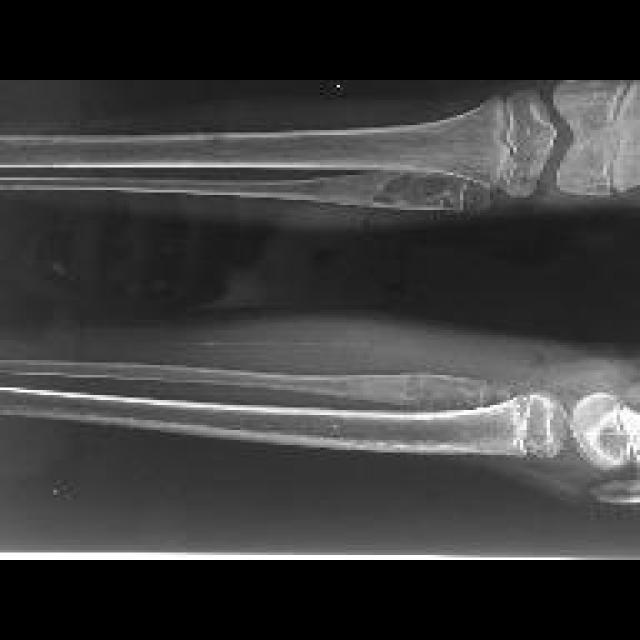
#> input picture dataset/dataset/test/cancer/155_JPG_jpg.rf.0493e4d8c2796c0bbf6d36e6a52f26d1.jpg, 640 x 640 px
$ python -i visualization.py   (imports and definitions only)
#> lines starting #> are read from the running program, lines starting #| are printed output that depends on the picture; after the words box and inside, x2 and y2 are one past the last pixel; in counts of white or black regions, pixels touching at a corner belong together
#> further down, picture is the input picture: shape (640, 640, 3); min 0, max 255, mean 59.4
import cv2
import numpy as np
from typing import Tuple, Optional
import torch
from PIL import Image


# [23 lines left out: function segment_bone_kmeans, not called in this run]


def detect_tumor_area(segmented_img: np.ndarray, method: str = 'adaptive') -> Tuple[np.ndarray, int]:
    """
    Detect tumor-like regions in segmented image.

    Args:
        segmented_img: Segmented RGB image
        method: Detection method - 'adaptive' or 'threshold'

    Returns:
        Tuple of (tumor_mask, tumor_area)
    """
#> called with method = 'adaptive'
    gray = cv2.cvtColor(segmented_img, cv2.COLOR_RGB2GRAY)
    gray = cv2.GaussianBlur(gray, (5, 5), 0)

    if method == 'adaptive':
        # Adaptive threshold - better for variable lighting
        binary = cv2.adaptiveThreshold(
            gray, 255, cv2.ADAPTIVE_THRESH_GAUSSIAN_C,
            cv2.THRESH_BINARY, 35, 2
        )
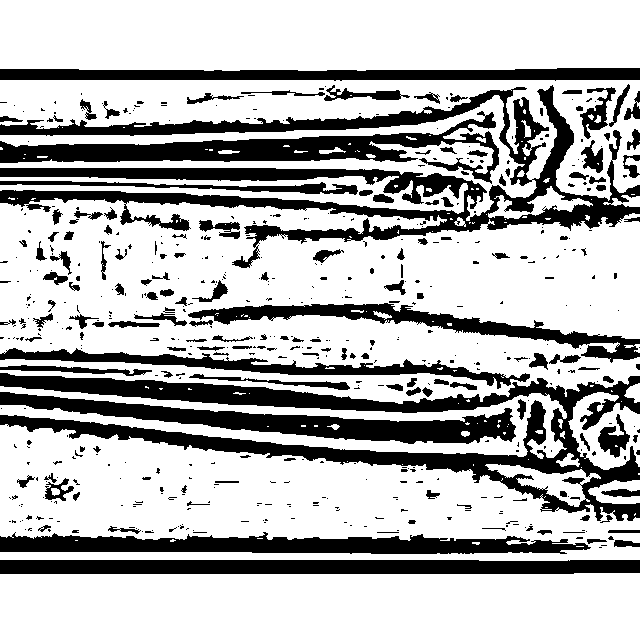
#> binary: shape (640, 640); 71.4% white; 547 black regions (387 under 20 px), largest, box (x1, y1, x2, y2) and area: (0, 85, 640, 268) 25338, (0, 373, 640, 521) 21482, (0, 111, 499, 184) 9545
        # Invert so bright regions are white
        binary = cv2.bitwise_not(binary)
    else:
        # Simple threshold for bright tumor regions
        _, binary = cv2.threshold(gray, 180, 255, cv2.THRESH_BINARY)

    # Morphological operations to clean the mask
    kernel = np.ones((5, 5), np.uint8)
    mask = cv2.morphologyEx(binary, cv2.MORPH_CLOSE, kernel)
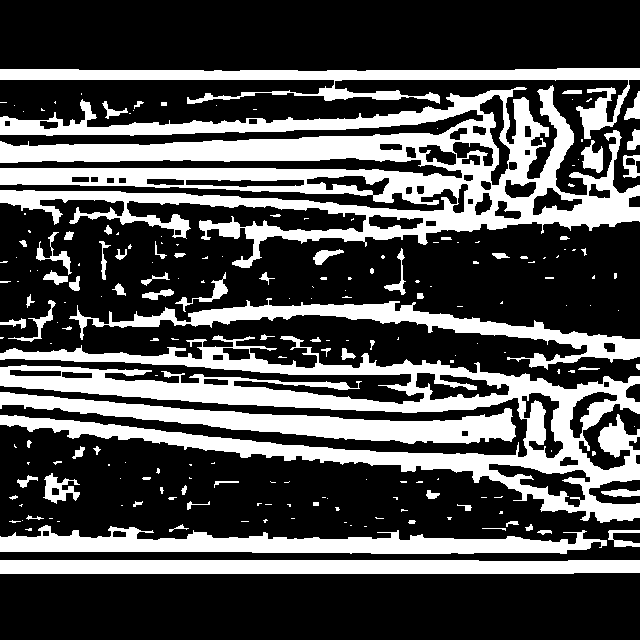
#> mask: shape (640, 640); 31.3% white; 204 white regions (129 under 20 px), largest, box (x1, y1, x2, y2) and area: (0, 85, 640, 268) 43564, (0, 335, 640, 523) 32797, (0, 525, 607, 554) 9372
    mask = cv2.morphologyEx(mask, cv2.MORPH_OPEN, kernel)
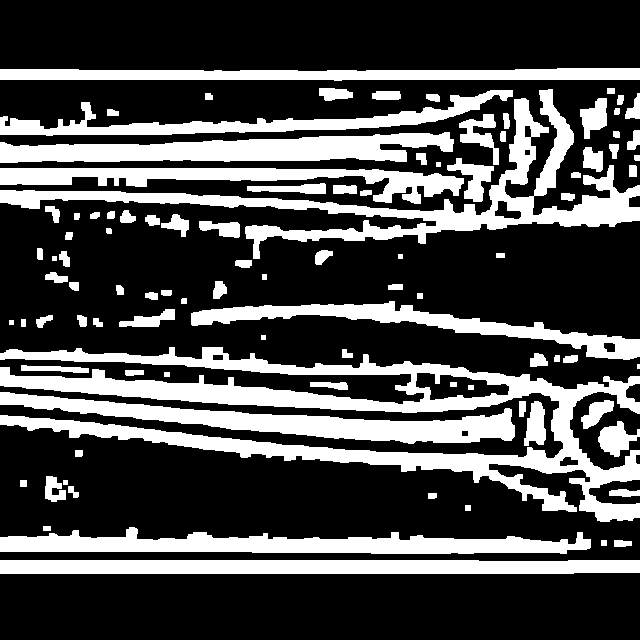
#> mask: shape (640, 640); 28.9% white; 97 white regions (1 under 20 px), largest, box (x1, y1, x2, y2) and area: (0, 347, 640, 522) 27961, (0, 89, 640, 259) 15149, (0, 392, 515, 444) 9166

    tumor_area = np.sum(mask > 0)
#> tumor_area = 118265
    return mask, tumor_area


# [360 lines left out: functions enhance_contrast, edge_detection, analyze_tumor_with_edges, highlight_cancer_region, determine_stage_from_area, create_gradcam_heatmap and 4 more, not called in this run]

>>> import cv2
>>> picture = cv2.cvtColor(cv2.imread('../dataset/dataset/test/cancer/155_JPG_jpg.rf.0493e4d8c2796c0bbf6d36e6a52f26d1.jpg'), cv2.COLOR_BGR2RGB)
>>> result = detect_tumor_area(picture)

$ run again, on dataset/dataset/test/cancer/186_JPG_jpg.rf.d0684d507fd194959eee37d2dfaa2c7f.jpg
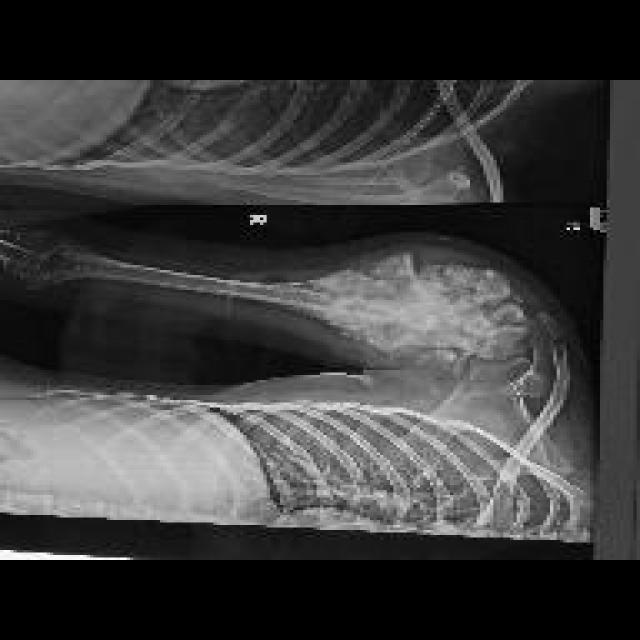
#> input picture dataset/dataset/test/cancer/186_JPG_jpg.rf.d0684d507fd194959eee37d2dfaa2c7f.jpg, 640 x 640 px
#> picture is the input picture: shape (640, 640, 3); min 0, max 255, mean 59.1
#> in detect_tumor_area, `binary = cv2.adaptiveThreshold( gray, 255, cv2.ADAPTIVE_THRESH_GAUSSIA..`:
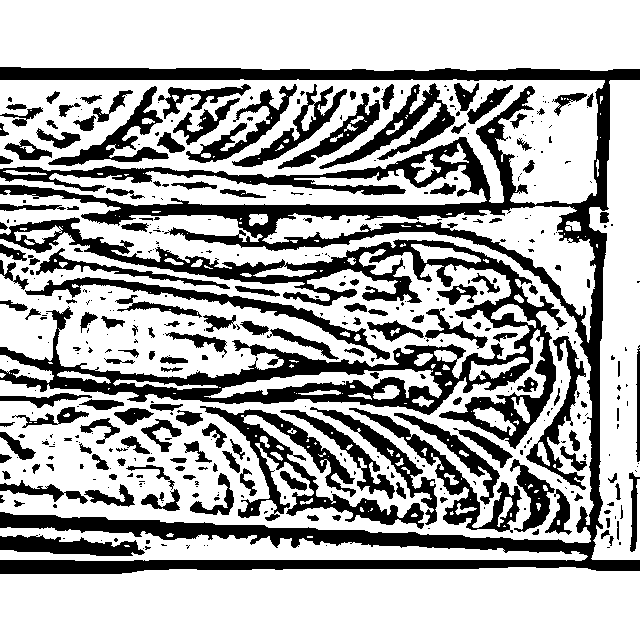
#> binary: shape (640, 640); 67.8% white; 440 black regions (269 under 20 px), largest, box (x1, y1, x2, y2) and area: (0, 67, 640, 574) 45240, (0, 217, 567, 449) 26813, (200, 406, 424, 529) 5822
#> in detect_tumor_area, `mask = cv2.morphologyEx(mask, cv2.MORPH_OPEN, kernel)`:
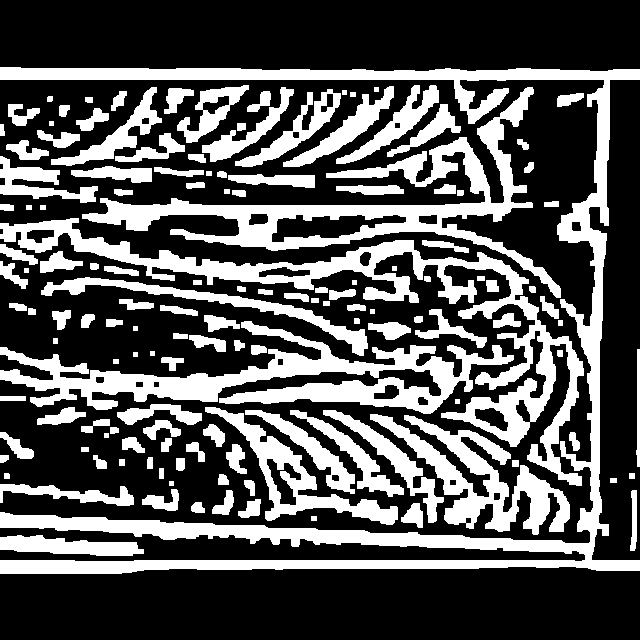
#> mask: shape (640, 640); 33.3% white; 143 white regions, largest, box (x1, y1, x2, y2) and area: (0, 67, 640, 574) 29579, (0, 218, 584, 486) 17460, (82, 87, 561, 298) 15001
#> tumor_area = 136211

$ run again, on dataset/dataset/test/cancer/24_JPG_jpg.rf.4ce07f3c434443e8a6082371e1a7cb4f.jpg
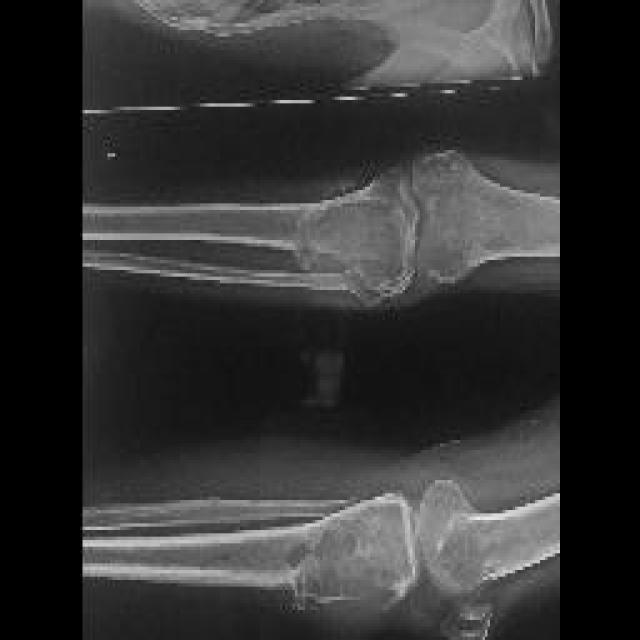
#> input picture dataset/dataset/test/cancer/24_JPG_jpg.rf.4ce07f3c434443e8a6082371e1a7cb4f.jpg, 640 x 640 px
#> picture is the input picture: shape (640, 640, 3); min 0, max 241, mean 51.2
#> in detect_tumor_area, `binary = cv2.adaptiveThreshold( gray, 255, cv2.ADAPTIVE_THRESH_GAUSSIA..`:
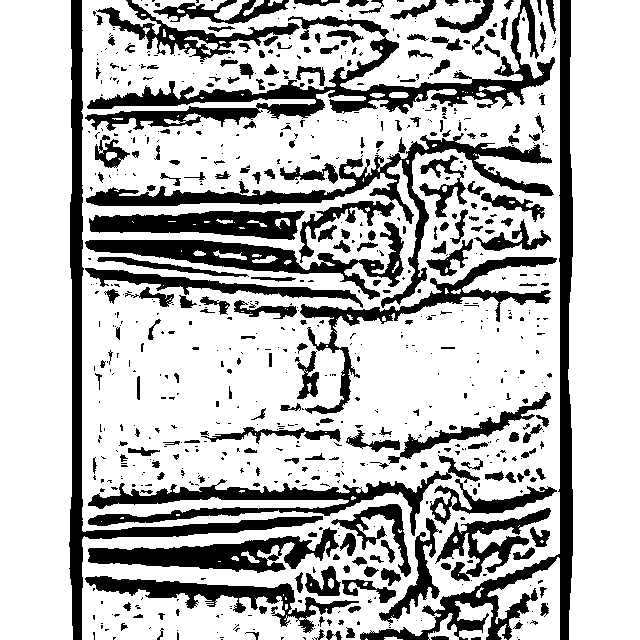
#> binary: shape (640, 640); 73.6% white; 707 black regions (472 under 20 px), largest, box (x1, y1, x2, y2) and area: (85, 0, 555, 131) 11536, (360, 0, 573, 640) 10583, (69, 0, 323, 640) 9123
#> in detect_tumor_area, `mask = cv2.morphologyEx(mask, cv2.MORPH_OPEN, kernel)`:
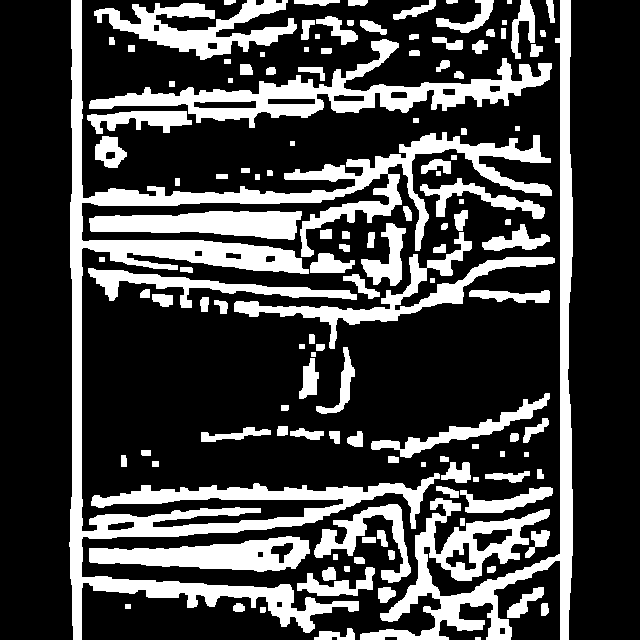
#> mask: shape (640, 640); 26.6% white; 131 white regions (1 under 20 px), largest, box (x1, y1, x2, y2) and area: (69, 0, 552, 640) 34463, (360, 0, 573, 640) 15659, (89, 39, 552, 128) 9897
#> tumor_area = 109098

$ run again, on dataset/dataset/test/cancer/67_JPG_jpg.rf.66c4094fed5a5143b11c87af3dc8ec69.jpg
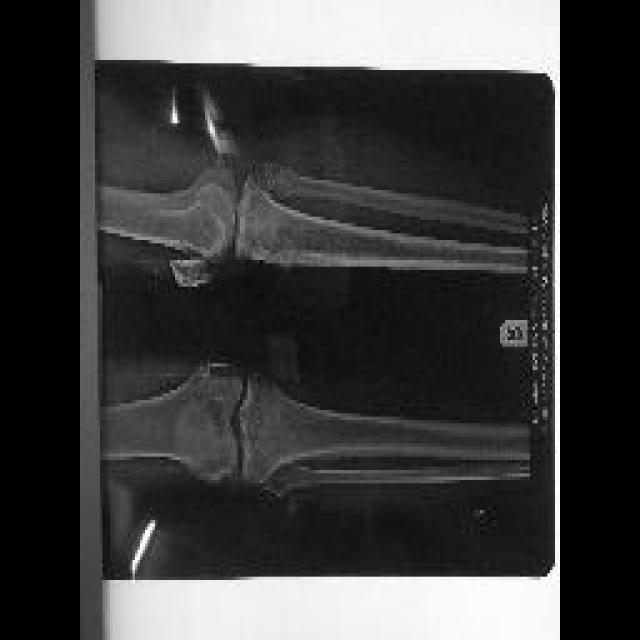
#> input picture dataset/dataset/test/cancer/67_JPG_jpg.rf.66c4094fed5a5143b11c87af3dc8ec69.jpg, 640 x 640 px
#> picture is the input picture: shape (640, 640, 3); min 0, max 255, mean 62.7
#> in detect_tumor_area, `binary = cv2.adaptiveThreshold( gray, 255, cv2.ADAPTIVE_THRESH_GAUSSIA..`:
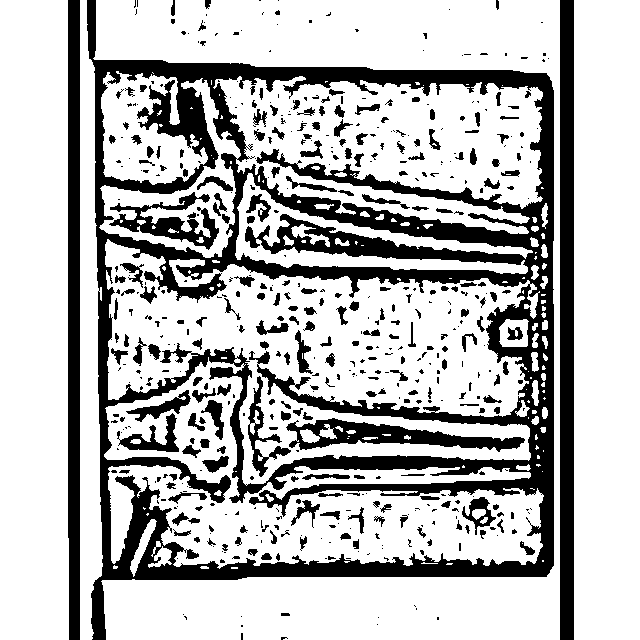
#> binary: shape (640, 640); 73.3% white; 539 black regions (303 under 20 px), largest, box (x1, y1, x2, y2) and area: (87, 0, 554, 640) 69185, (560, 0, 574, 640) 8960, (68, 0, 80, 640) 7578
#> in detect_tumor_area, `mask = cv2.morphologyEx(mask, cv2.MORPH_OPEN, kernel)`:
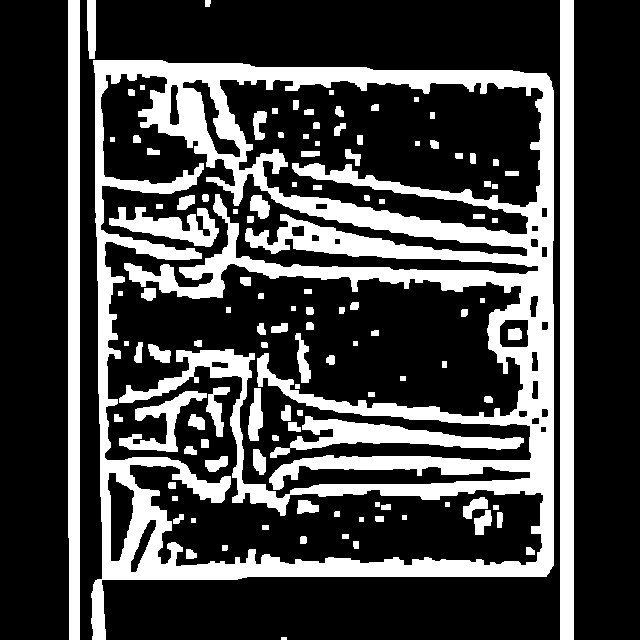
#> mask: shape (640, 640); 26.8% white; 116 white regions (1 under 20 px), largest, box (x1, y1, x2, y2) and area: (91, 60, 554, 640) 76222, (560, 0, 574, 640) 8960, (68, 0, 80, 640) 7578
#> tumor_area = 109731
